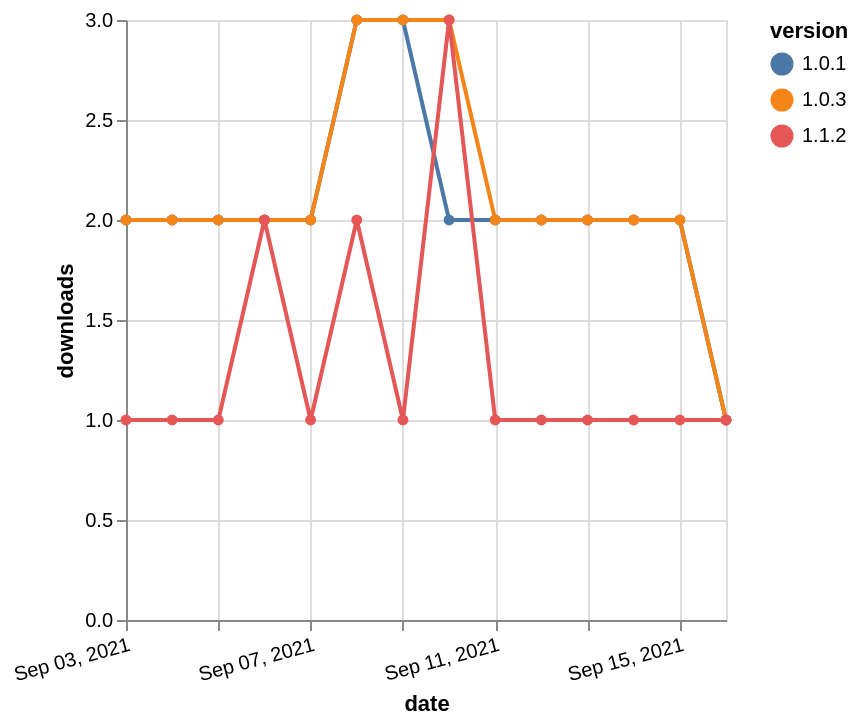

Specify this chart in Vega-Lite:
### Vega-Lite specification from a JSON file in a GitHub repository (floating-point values rounded to 4 significant figures)
{"$schema": "https://vega.github.io/schema/vega-lite/v5.json", "description": "A simple bar chart with embedded data.", "data": {"values": [{"date": "2021-09-03", "total": 1854, "delta": 2, "version": "1.0.1"}, {"date": "2021-09-04", "total": 1856, "delta": 2, "version": "1.0.1"}, {"date": "2021-09-05", "total": 1858, "delta": 2, "version": "1.0.1"}, {"date": "2021-09-06", "total": 1860, "delta": 2, "version": "1.0.1"}, {"date": "2021-09-07", "total": 1862, "delta": 2, "version": "1.0.1"}, {"date": "2021-09-08", "total": 1865, "delta": 3, "version": "1.0.1"}, {"date": "2021-09-09", "total": 1868, "delta": 3, "version": "1.0.1"}, {"date": "2021-09-10", "total": 1870, "delta": 2, "version": "1.0.1"}, {"date": "2021-09-11", "total": 1872, "delta": 2, "version": "1.0.1"}, {"date": "2021-09-12", "total": 1874, "delta": 2, "version": "1.0.1"}, {"date": "2021-09-13", "total": 1876, "delta": 2, "version": "1.0.1"}, {"date": "2021-09-14", "total": 1878, "delta": 2, "version": "1.0.1"}, {"date": "2021-09-15", "total": 1880, "delta": 2, "version": "1.0.1"}, {"date": "2021-09-16", "total": 1881, "delta": 1, "version": "1.0.1"}, {"date": "2021-09-03", "total": 1857, "delta": 2, "version": "1.0.3"}, {"date": "2021-09-04", "total": 1859, "delta": 2, "version": "1.0.3"}, {"date": "2021-09-05", "total": 1861, "delta": 2, "version": "1.0.3"}, {"date": "2021-09-06", "total": 1863, "delta": 2, "version": "1.0.3"}, {"date": "2021-09-07", "total": 1865, "delta": 2, "version": "1.0.3"}, {"date": "2021-09-08", "total": 1868, "delta": 3, "version": "1.0.3"}, {"date": "2021-09-09", "total": 1871, "delta": 3, "version": "1.0.3"}, {"date": "2021-09-10", "total": 1874, "delta": 3, "version": "1.0.3"}, {"date": "2021-09-11", "total": 1876, "delta": 2, "version": "1.0.3"}, {"date": "2021-09-12", "total": 1878, "delta": 2, "version": "1.0.3"}, {"date": "2021-09-13", "total": 1880, "delta": 2, "version": "1.0.3"}, {"date": "2021-09-14", "total": 1882, "delta": 2, "version": "1.0.3"}, {"date": "2021-09-15", "total": 1884, "delta": 2, "version": "1.0.3"}, {"date": "2021-09-16", "total": 1885, "delta": 1, "version": "1.0.3"}, {"date": "2021-09-03", "total": 182, "delta": 1, "version": "1.1.2"}, {"date": "2021-09-04", "total": 183, "delta": 1, "version": "1.1.2"}, {"date": "2021-09-05", "total": 184, "delta": 1, "version": "1.1.2"}, {"date": "2021-09-06", "total": 186, "delta": 2, "version": "1.1.2"}, {"date": "2021-09-07", "total": 187, "delta": 1, "version": "1.1.2"}, {"date": "2021-09-08", "total": 189, "delta": 2, "version": "1.1.2"}, {"date": "2021-09-09", "total": 190, "delta": 1, "version": "1.1.2"}, {"date": "2021-09-10", "total": 193, "delta": 3, "version": "1.1.2"}, {"date": "2021-09-11", "total": 194, "delta": 1, "version": "1.1.2"}, {"date": "2021-09-12", "total": 195, "delta": 1, "version": "1.1.2"}, {"date": "2021-09-13", "total": 196, "delta": 1, "version": "1.1.2"}, {"date": "2021-09-14", "total": 197, "delta": 1, "version": "1.1.2"}, {"date": "2021-09-15", "total": 198, "delta": 1, "version": "1.1.2"}, {"date": "2021-09-16", "total": 199, "delta": 1, "version": "1.1.2"}]}, "width": "container", "mark": {"type": "line", "point": {"filled": true}}, "encoding": {"x": {"field": "date", "type": "temporal", "timeUnit": "yearmonthdate", "title": "date", "axis": {"labelAngle": -15}}, "y": {"field": "delta", "type": "quantitative", "title": "downloads"}, "color": {"field": "version", "type": "nominal"}, "tooltip": {"field": "delta"}}}
